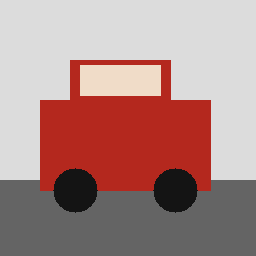
#> input picture data/clean/car_sample.png, 256 x 256 px
$ python -i preprocess.py   (imports and definitions only)
#> lines starting #> are read from the running program, lines starting #| are printed output that depends on the picture
#> further down, picture is the input picture: shape (256, 256, 3); mean B, G, R 135.5, 138.6, 172.5
"""Generate independent image views for consistency checking."""

from typing import Any

import cv2
import numpy as np


def build_views(
    image: np.ndarray,
    resize_shape: tuple[int, int] = (224, 224),
    jpeg_quality: int = 75,
) -> dict[str, np.ndarray]:
    """Return the standard set of normalized image views."""
#> called with resize_shape = (224, 224), jpeg_quality = 75
    original = _as_uint8_rgb(image)
    height, width = original.shape[:2]
#> height = 256; width = 256
    resized = cv2.resize(original, (resize_shape[1], resize_shape[0]), interpolation=cv2.INTER_AREA)
    views: dict[str, np.ndarray] = {
        "original": original.copy(),
        "resized_renormalized": _renormalize(resized),
        "jpeg_recompressed": _jpeg_recompress(original, jpeg_quality),
        "median_filtered": cv2.medianBlur(original, 3),
        "mild_denoised": cv2.fastNlMeansDenoisingColored(original, None, 3, 3, 7, 21),
    }
    crop_scale = 0.9
    crop_height, crop_width = max(1, round(height * crop_scale)), max(1, round(width * crop_scale))
    top, left = (height - crop_height) // 2, (width - crop_width) // 2
    crop = original[top : top + crop_height, left : left + crop_width]
    views["center_crop_scaled"] = cv2.resize(crop, (width, height), interpolation=cv2.INTER_LINEAR)
    return views


def preprocess(image: np.ndarray, **kwargs: Any) -> dict[str, np.ndarray]:
    """Compatibility alias for callers that prefer a verb-style API."""
    return build_views(image, **kwargs)


def _as_uint8_rgb(image: np.ndarray) -> np.ndarray:
    if not isinstance(image, np.ndarray) or image.ndim not in {2, 3}:
        raise ValueError("image must be a 2D or 3D numpy array")
    if image.ndim == 2:
        image = np.repeat(image[:, :, None], 3, axis=2)
    if image.shape[2] == 1:
        image = np.repeat(image, 3, axis=2)
    if image.shape[2] != 3:
        raise ValueError("image must have one or three channels")
    return np.clip(image, 0, 255).astype(np.uint8)


def _renormalize(image: np.ndarray) -> np.ndarray:
    image = image.astype(np.float32)
    minimum = image.min(axis=(0, 1), keepdims=True)
#> minimum = [[20, 20, 20]]
    maximum = image.max(axis=(0, 1), keepdims=True)
#> maximum = [[220, 220, 240]]
    diff = maximum - minimum
#> diff = [[200, 200, 220]]
    scale = np.divide(255.0, diff, out=np.ones_like(diff), where=diff > 0)
#> scale = [[1.27, 1.27, 1.16]]
    return np.clip((image - minimum) * scale, 0, 255).astype(np.uint8)
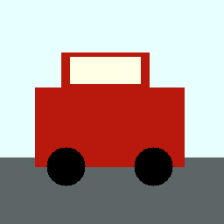
#> returned value: shape (224, 224, 3); mean of channels 0, 1, 2 147, 151.1, 176.2; drawn as B, G, R


def _jpeg_recompress(image: np.ndarray, quality: int) -> np.ndarray:
#> called with quality = 75
    quality = max(1, min(100, int(quality)))
#> quality = 75
    success, encoded = cv2.imencode(".jpg", image, [cv2.IMWRITE_JPEG_QUALITY, quality])
#> encoded = 3858 values, max 255 at index 0, min 0 at index 4, mean 117.8
    if not success:
        raise ValueError("JPEG encoding failed")
    decoded = cv2.imdecode(encoded, cv2.IMREAD_COLOR)
    if decoded is None:
        raise ValueError("JPEG decoding failed")
    return decoded

>>> import cv2
>>> picture = cv2.imread('../data/clean/car_sample.png')
>>> result = build_views(picture)
#> in build_views, `crop = original[top : top + crop_height, left : left + crop_width]`:
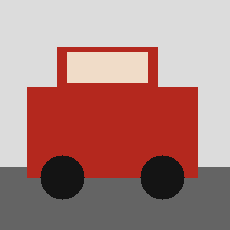
#> crop: shape (230, 230, 3); mean B, G, R 126.5, 130.4, 172.5
#> result = 6 items
